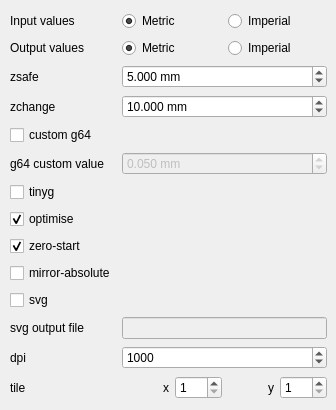
    <widget class="QWidget" name="commonTab">
     <attribute name="title">
      <string>Common</string>
     </attribute>
     <widget class="QWidget" name="gridLayoutWidget_3">
      <property name="geometry">
       <rect>
        <x>10</x>
        <y>10</y>
        <width>317</width>
        <height>391</height>
       </rect>
      </property>
      <layout class="QGridLayout" name="commonGridLayout">
       <item row="0" column="1">
        <layout class="QHBoxLayout" name="inputSystemOfMeasurementHorizontalLayout">
         <property name="sizeConstraint">
          <enum>QLayout::SetMinimumSize</enum>
         </property>
         <item>
          <widget class="QRadioButton" name="inputMetricRadioButton">
           <property name="toolTip">
            <string>&lt;html&gt;&lt;head/&gt;&lt;body&gt;&lt;p&gt;Use metric input&lt;/p&gt;&lt;/body&gt;&lt;/html&gt;</string>
           </property>
           <property name="text">
            <string>Metric</string>
           </property>
           <property name="checked">
            <bool>true</bool>
           </property>
           <property name="autoExclusive">
            <bool>false</bool>
           </property>
          </widget>
         </item>
         <item>
          <widget class="QRadioButton" name="inputImperialRadioButton">
           <property name="toolTip">
            <string>&lt;html&gt;&lt;head/&gt;&lt;body&gt;&lt;p&gt;Use imperial input&lt;/p&gt;&lt;/body&gt;&lt;/html&gt;</string>
           </property>
           <property name="text">
            <string>Imperial</string>
           </property>
           <property name="checked">
            <bool>false</bool>
           </property>
           <property name="autoExclusive">
            <bool>false</bool>
           </property>
          </widget>
         </item>
        </layout>
       </item>
       <item row="1" column="1">
        <layout class="QHBoxLayout" name="outputSystemOfMeasurementHorizontalLayout">
         <property name="sizeConstraint">
          <enum>QLayout::SetMinimumSize</enum>
         </property>
         <item>
          <widget class="QRadioButton" name="outputMetricRadioButton">
           <property name="toolTip">
            <string>&lt;html&gt;&lt;head/&gt;&lt;body&gt;&lt;p&gt;Use metric output&lt;/p&gt;&lt;/body&gt;&lt;/html&gt;</string>
           </property>
           <property name="text">
            <string>Metric</string>
           </property>
           <property name="checked">
            <bool>true</bool>
           </property>
           <property name="autoExclusive">
            <bool>false</bool>
           </property>
          </widget>
         </item>
         <item>
          <widget class="QRadioButton" name="outputImperialRadioButton">
           <property name="toolTip">
            <string>&lt;html&gt;&lt;head/&gt;&lt;body&gt;&lt;p&gt;Use imperial output&lt;/p&gt;&lt;/body&gt;&lt;/html&gt;</string>
           </property>
           <property name="text">
            <string>Imperial</string>
           </property>
           <property name="autoExclusive">
            <bool>false</bool>
           </property>
          </widget>
         </item>
        </layout>
       </item>
       <item row="11" column="1">
        <widget class="QLineEdit" name="svgLineEdit">
         <property name="enabled">
          <bool>false</bool>
         </property>
        </widget>
       </item>
       <item row="13" column="1">
        <layout class="QHBoxLayout" name="tileHorizontalLayout">
         <item>
          <widget class="QLabel" name="tilexLabel">
           <property name="toolTip">
            <string>&lt;html&gt;&lt;head/&gt;&lt;body&gt;&lt;p&gt;number of tiling columns&lt;/p&gt;&lt;/body&gt;&lt;/html&gt;</string>
           </property>
           <property name="text">
            <string>x</string>
           </property>
           <property name="alignment">
            <set>Qt::AlignRight|Qt::AlignTrailing|Qt::AlignVCenter</set>
           </property>
          </widget>
         </item>
         <item>
          <widget class="QSpinBox" name="tilexSpinBox">
           <property name="toolTip">
            <string>&lt;html&gt;&lt;head/&gt;&lt;body&gt;&lt;p&gt;number of tiling columns&lt;/p&gt;&lt;/body&gt;&lt;/html&gt;</string>
           </property>
           <property name="minimum">
            <number>1</number>
           </property>
          </widget>
         </item>
         <item>
          <widget class="QLabel" name="tileyLabel">
           <property name="toolTip">
            <string>&lt;html&gt;&lt;head/&gt;&lt;body&gt;&lt;p&gt;number of tiling rows&lt;/p&gt;&lt;/body&gt;&lt;/html&gt;</string>
           </property>
           <property name="text">
            <string>y</string>
           </property>
           <property name="alignment">
            <set>Qt::AlignRight|Qt::AlignTrailing|Qt::AlignVCenter</set>
           </property>
          </widget>
         </item>
         <item>
          <widget class="QSpinBox" name="tileySpinBox">
           <property name="toolTip">
            <string>&lt;html&gt;&lt;head/&gt;&lt;body&gt;&lt;p&gt;number of tiling rows&lt;/p&gt;&lt;/body&gt;&lt;/html&gt;</string>
           </property>
           <property name="minimum">
            <number>1</number>
           </property>
          </widget>
         </item>
        </layout>
       </item>
       <item row="13" column="0">
        <widget class="QLabel" name="tileLabel">
         <property name="toolTip">
          <string>&lt;html&gt;&lt;head/&gt;&lt;body&gt;&lt;p&gt;number of tiling rows/columns&lt;/p&gt;&lt;/body&gt;&lt;/html&gt;</string>
         </property>
         <property name="text">
          <string>tile</string>
         </property>
        </widget>
       </item>
       <item row="9" column="0">
        <widget class="QCheckBox" name="mirrorabsoluteCheckBox">
         <property name="toolTip">
          <string>&lt;html&gt;&lt;head/&gt;&lt;body&gt;&lt;p&gt;Mirror operations on the back side along the Y axis instead of the board center, which is the default&lt;/p&gt;&lt;/body&gt;&lt;/html&gt;</string>
         </property>
         <property name="text">
          <string>mirror-absolute</string>
         </property>
        </widget>
       </item>
       <item row="4" column="0">
        <widget class="QCheckBox" name="g64CheckBox">
         <property name="toolTip">
          <string>&lt;html&gt;&lt;head/&gt;&lt;body&gt;&lt;p&gt;Enable the custom g64 value&lt;/p&gt;&lt;/body&gt;&lt;/html&gt;</string>
         </property>
         <property name="text">
          <string>custom g64</string>
         </property>
         <property name="checked">
          <bool>false</bool>
         </property>
         <property name="tristate">
          <bool>false</bool>
         </property>
        </widget>
       </item>
       <item row="5" column="0">
        <widget class="QLabel" name="g64Label">
         <property name="toolTip">
          <string>&lt;html&gt;&lt;head/&gt;&lt;body&gt;&lt;p&gt;Set a custom g64 value (maximum deviation from toolpath), overrides internal calculation&lt;/p&gt;&lt;/body&gt;&lt;/html&gt;</string>
         </property>
         <property name="text">
          <string>g64 custom value</string>
         </property>
        </widget>
       </item>
       <item row="2" column="1">
        <widget class="QDoubleSpinBox" name="zsafeDoubleSpinBox">
         <property name="toolTip">
          <string>&lt;html&gt;&lt;head/&gt;&lt;body&gt;&lt;p&gt;Z-coordinate for movements between engraving steps&lt;/p&gt;&lt;/body&gt;&lt;/html&gt;</string>
         </property>
         <property name="suffix">
          <string> mm</string>
         </property>
         <property name="decimals">
          <number>3</number>
         </property>
         <property name="maximum">
          <double>1000.000000000000000</double>
         </property>
         <property name="singleStep">
          <double>0.050000000000000</double>
         </property>
         <property name="value">
          <double>5.000000000000000</double>
         </property>
        </widget>
       </item>
       <item row="12" column="1">
        <widget class="QSpinBox" name="dpiSpinBox">
         <property name="toolTip">
          <string>&lt;html&gt;&lt;head/&gt;&lt;body&gt;&lt;p&gt;Resolution used internally&lt;/p&gt;&lt;/body&gt;&lt;/html&gt;</string>
         </property>
         <property name="minimum">
          <number>1</number>
         </property>
         <property name="maximum">
          <number>10000</number>
         </property>
         <property name="singleStep">
          <number>100</number>
         </property>
         <property name="value">
          <number>1000</number>
         </property>
        </widget>
       </item>
       <item row="3" column="0">
        <widget class="QLabel" name="zchangeLabel">
         <property name="toolTip">
          <string>&lt;html&gt;&lt;head/&gt;&lt;body&gt;&lt;p&gt;Z-coordinate for movements with the drill head&lt;/p&gt;&lt;/body&gt;&lt;/html&gt;</string>
         </property>
         <property name="text">
          <string>zchange</string>
         </property>
        </widget>
       </item>
       <item row="12" column="0">
        <widget class="QLabel" name="dpiLabel">
         <property name="toolTip">
          <string>&lt;html&gt;&lt;head/&gt;&lt;body&gt;&lt;p&gt;Resolution used internally&lt;/p&gt;&lt;/body&gt;&lt;/html&gt;</string>
         </property>
         <property name="text">
          <string>dpi</string>
         </property>
        </widget>
       </item>
       <item row="7" column="0">
        <widget class="QCheckBox" name="optimiseCheckBox">
         <property name="toolTip">
          <string>&lt;html&gt;&lt;head/&gt;&lt;body&gt;&lt;p&gt;optimise output gcode, reducing its output size up to 95%, while accepting a very little loss of precision&lt;/p&gt;&lt;/body&gt;&lt;/html&gt;</string>
         </property>
         <property name="text">
          <string>optimise</string>
         </property>
         <property name="checked">
          <bool>true</bool>
         </property>
        </widget>
       </item>
       <item row="8" column="0">
        <widget class="QCheckBox" name="zerostartCheckBox">
         <property name="toolTip">
          <string>&lt;html&gt;&lt;head/&gt;&lt;body&gt;&lt;p&gt;set the starting point of the project at (0,0). With this option the projet will be between (0,0) and (max_x_value, max_y_value) (positive values)&lt;/p&gt;&lt;/body&gt;&lt;/html&gt;</string>
         </property>
         <property name="text">
          <string>zero-start</string>
         </property>
         <property name="checked">
          <bool>true</bool>
         </property>
        </widget>
       </item>
       <item row="5" column="1">
        <widget class="QDoubleSpinBox" name="g64DoubleSpinBox">
         <property name="enabled">
          <bool>false</bool>
         </property>
         <property name="toolTip">
          <string>&lt;html&gt;&lt;head/&gt;&lt;body&gt;&lt;p&gt;Set a custom g64 value (maximum deviation from toolpath), overrides internal calculation&lt;/p&gt;&lt;/body&gt;&lt;/html&gt;</string>
         </property>
         <property name="suffix">
          <string> mm</string>
         </property>
         <property name="decimals">
          <number>3</number>
         </property>
         <property name="maximum">
          <double>10.000000000000000</double>
         </property>
         <property name="singleStep">
          <double>0.010000000000000</double>
         </property>
         <property name="value">
          <double>0.050000000000000</double>
         </property>
        </widget>
       </item>
       <item row="10" column="0">
        <widget class="QCheckBox" name="svgCheckBox">
         <property name="toolTip">
          <string>&lt;html&gt;&lt;head/&gt;&lt;body&gt;&lt;p&gt;Output SVG file (&lt;font color=&quot;Red&quot;&gt;EXPERIMENTAL&lt;/font&gt;)&lt;/p&gt;&lt;/body&gt;&lt;/html&gt;</string>
         </property>
         <property name="text">
          <string>svg</string>
         </property>
        </widget>
       </item>
       <item row="0" column="0">
        <widget class="QLabel" name="inputValuesLabel">
         <property name="toolTip">
          <string/>
         </property>
         <property name="text">
          <string>Input values</string>
         </property>
        </widget>
       </item>
       <item row="2" column="0">
        <widget class="QLabel" name="zsafeLabel">
         <property name="toolTip">
          <string>&lt;html&gt;&lt;head/&gt;&lt;body&gt;&lt;p&gt;Z-coordinate for movements between engraving steps&lt;/p&gt;&lt;/body&gt;&lt;/html&gt;</string>
         </property>
         <property name="text">
          <string>zsafe</string>
         </property>
        </widget>
       </item>
       <item row="11" column="0">
        <widget class="QLabel" name="svgLabel">
         <property name="text">
          <string>svg output file</string>
         </property>
        </widget>
       </item>
       <item row="1" column="0">
        <widget class="QLabel" name="outputValuesLabel">
         <property name="toolTip">
          <string/>
         </property>
         <property name="text">
          <string>Output values</string>
         </property>
        </widget>
       </item>
       <item row="3" column="1">
        <widget class="QDoubleSpinBox" name="zchangeDoubleSpinBox">
         <property name="toolTip">
          <string>&lt;html&gt;&lt;head/&gt;&lt;body&gt;&lt;p&gt;Z-coordinate for movements with the drill head&lt;/p&gt;&lt;/body&gt;&lt;/html&gt;</string>
         </property>
         <property name="suffix">
          <string> mm</string>
         </property>
         <property name="decimals">
          <number>3</number>
         </property>
         <property name="maximum">
          <double>1000.000000000000000</double>
         </property>
         <property name="singleStep">
          <double>0.050000000000000</double>
         </property>
         <property name="value">
          <double>10.000000000000000</double>
         </property>
        </widget>
       </item>
       <item row="6" column="0">
        <widget class="QCheckBox" name="tinyGCheckBox">
         <property name="toolTip">
          <string>&lt;html&gt;&lt;head/&gt;&lt;body&gt;&lt;p&gt;Check this if you are using tinyG controller. This causes pcb2gcode to generate tinyG compatible gcode files ( might work with other low-end controllers )&lt;/p&gt;&lt;/body&gt;&lt;/html&gt;</string>
         </property>
         <property name="text">
          <string>tinyg</string>
         </property>
        </widget>
       </item>
      </layout>
     </widget>
    </widget>
